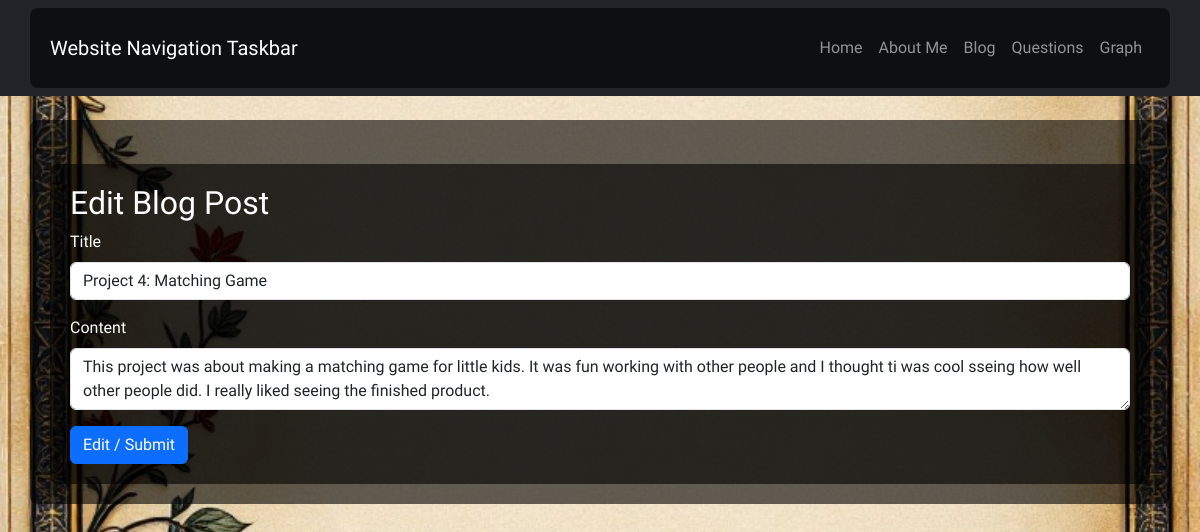
Screenshot of /blog/edit/4/ with the database file from the repository.
### blog/models.py (models this page shows, shortened)
class Post(models.Model):
    title = models.CharField(max_length=200)
    content = models.TextField()
    created_at = models.DateTimeField(auto_now_add=True)

### blog/views.py (the view)
# urls.py: path('edit/<int:post_id>/', views.post_edit, name='post_edit'),
def post_edit(request, post_id):
    post = get_object_or_404(Post, id=post_id)
    if request.method == 'POST':
        form = PostForm(request.POST, instance=post)
        if form.is_valid():
            form.save()
            return redirect('blog_list')
    else:
        form = PostForm(instance=post)
    return render(request, 'blog/post_form.html', {'form': form, 'action': 'Edit'})

### blog/forms.py
class PostForm(forms.ModelForm):
    class Meta:
        model = Post
        fields = ['title', 'content']

### blog/templates/blog/post_form.html (shortened to what this page needs)
{% extends 'base.html' %}
{% block content %}
<div class="container mt-4">
    <h2>{{ action }} Blog Post</h2>
    <form method="post">
        <div class="mb-3">
            <label for="id_title" class="form-label">Title</label>
            <input type="text" name="title" id="id_title" value="{{ form.title.value }}" class="form-control" required>
        </div>
        <div class="mb-3">
            <label for="id_content" class="form-label">Content</label>
            <textarea name="content" id="id_content" class="form-control" required>{{ form.content.value }}</textarea>
        </div>
        <button type="submit" class="btn btn-primary">{{ action }} / Submit</button>
    </form>
</div>
{% endblock %}

### rows the page displays
Post: title "Project 4: Matching Game", content "This project was about making a matching game for little kids. It was fun working with other people and I thought ti was cool sseing how well other people did. I really liked seeing the finished product."

### other values shown
{{ action }} "Edit"
